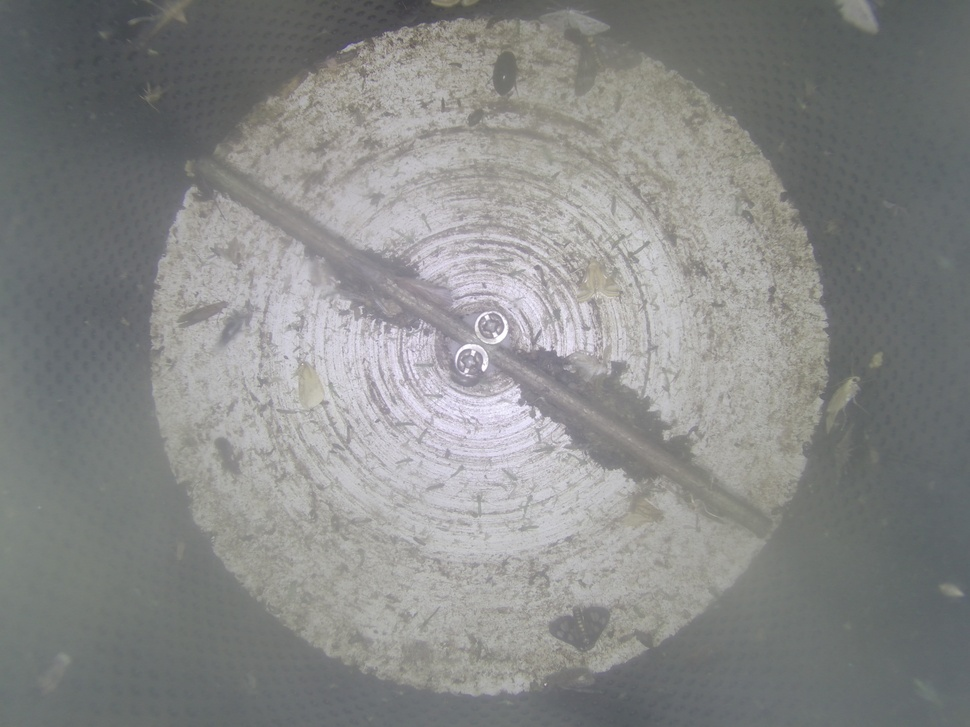
#> input picture huai/b1.jpg, 970 x 727 px, shrunk from 4000 x 3000 before the run; its folder holds only this picture in this run
$ python is_white.py
#> lines starting #> are read from the running program, lines starting #| are printed output that depends on the picture; long printed decimals are rounded
import os
import cv2


def is_image_white(image_path, saturation_threshold=20, brightness_threshold=120):
    # 读取图像
#> called with image_path = 'huai/b1.jpg', saturation_threshold = 20, brightness_threshold = 120
    image = cv2.imread(image_path)
#> image is the input picture: shape (727, 970, 3); mean B, G, R 135.7, 136.7, 135.6

    # 将图像转换为灰度图像
    gray_image = cv2.cvtColor(image, cv2.COLOR_BGR2GRAY)

    # 计算图像的平均亮度
    mean_brightness = gray_image.mean()
#> mean_brightness = 136.3
    print(f'mean_brightness: {mean_brightness}')
#| mean_brightness: 136.287

    # 将图像转换为HSV颜色空间
    hsv_image = cv2.cvtColor(image, cv2.COLOR_BGR2HSV)
#> hsv_image: shape (727, 970, 3); mean H, S, V 71.7, 11.7, 138.8

    # 分离H、S、V通道
    h, s, v = cv2.split(hsv_image)
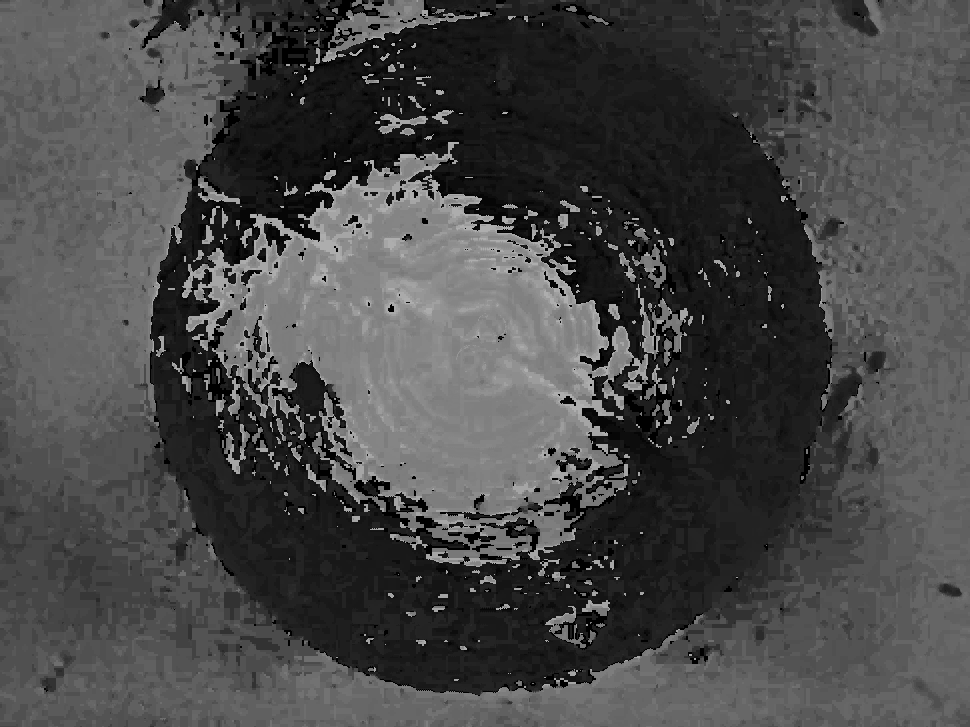
#> h: shape (727, 970); min 0, max 177, mean 71.7
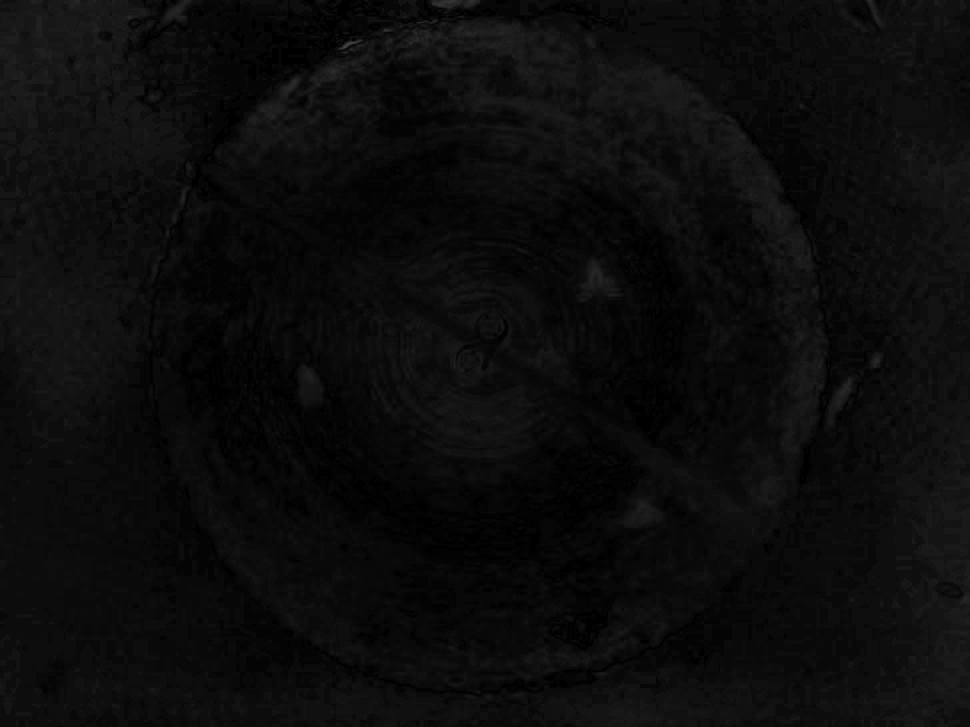
#> s: shape (727, 970); min 0, max 75, mean 11.7

    # 计算图像的平均饱和度
    mean_saturation = s.mean()
#> mean_saturation = 11.71
    print(f'mean_saturation: {mean_saturation}')
#| mean_saturation: 11.712

    # 判断图像是否偏白
    if mean_brightness > brightness_threshold and saturation_threshold > mean_saturation:
        return True
    else:
        return False

if __name__ == "__main__":
    image_path = "huai"  # 图像路径
    img_list = os.listdir(image_path)
    for i in range(len(img_list)):
        img_single = os.path.join(image_path, img_list[i])
        print(img_list[i])

        is_white = is_image_white(img_single)
        if is_white:
            print("图像由于摄像头起雾而导致画面部分偏白")
        else:
            print("图像未受摄像头起雾影响，画面正常")

$ run again, on huai/b13.jpg
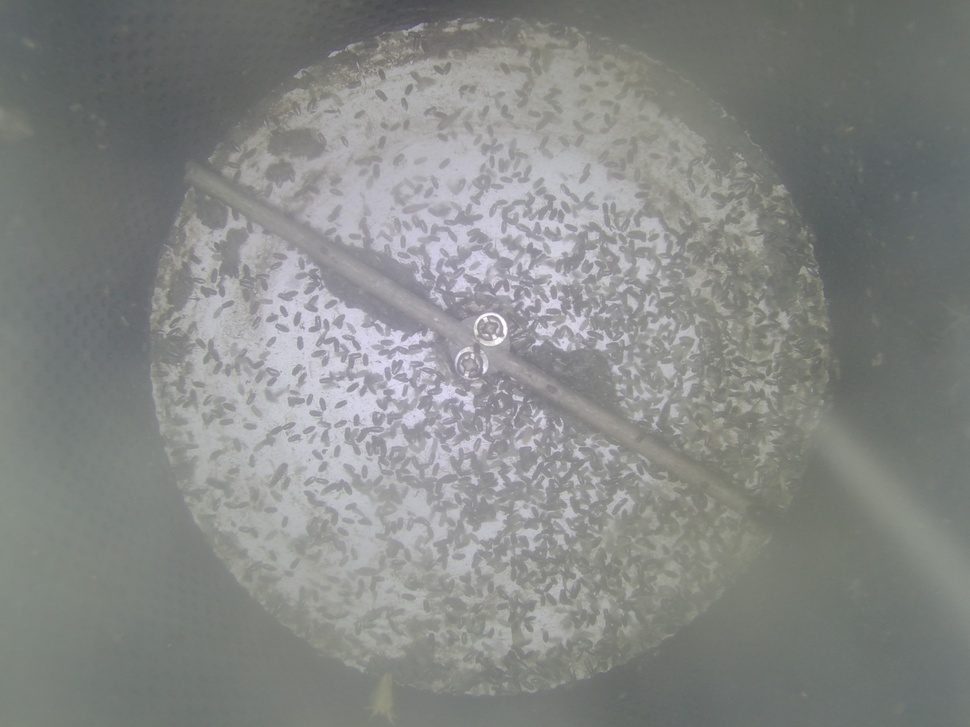
#> input picture huai/b13.jpg, 970 x 727 px, shrunk from 4000 x 3000 before the run
#> in is_image_white, image is the input picture: shape (727, 970, 3); mean B, G, R 133.7, 135.7, 133.6
#> mean_brightness = 134.9
#| mean_brightness: 134.890
#> hsv_image: shape (727, 970, 3); mean H, S, V 68.2, 11.2, 137.3
#> in is_image_white, `h, s, v = cv2.split(hsv_image)`:
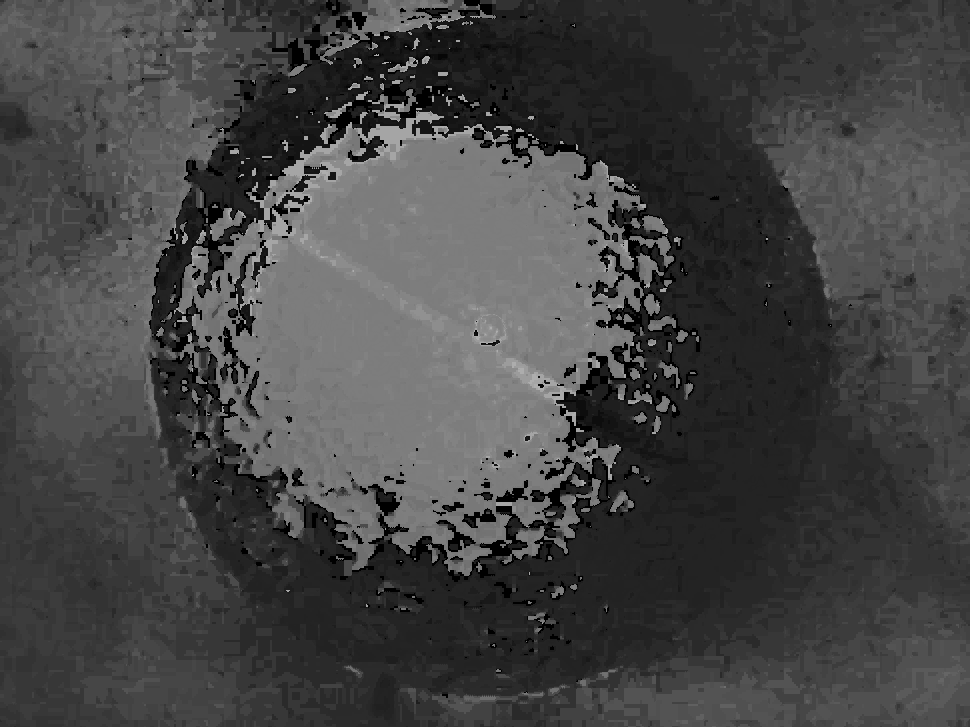
#> h: shape (727, 970); min 0, max 173, mean 68.2
#> mean_saturation = 11.25
#| mean_saturation: 11.248

$ run again, on huai/b15.jpg
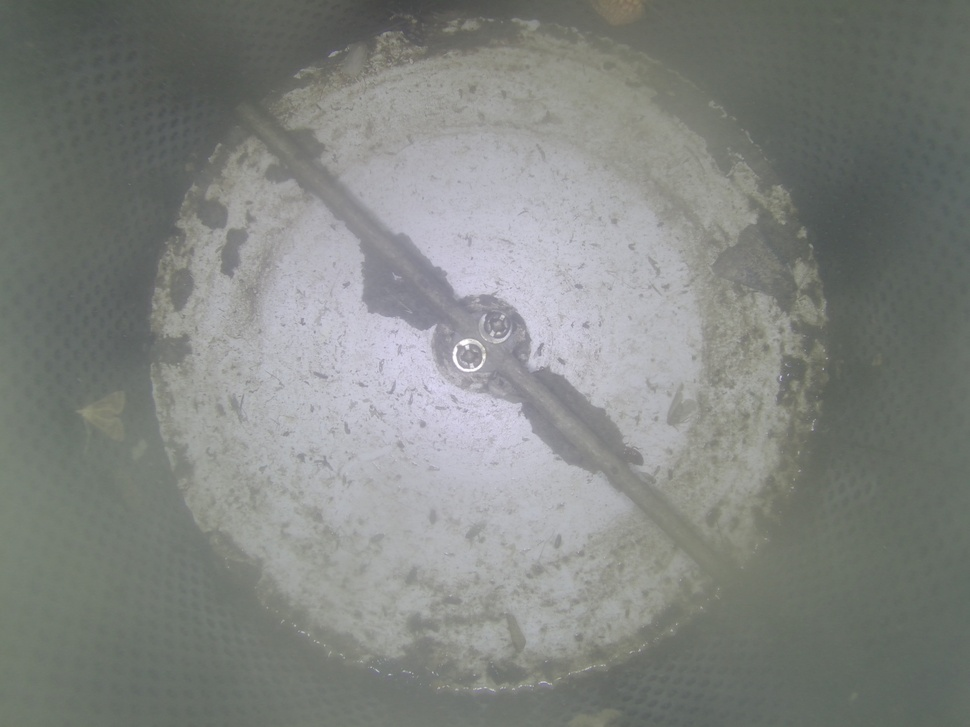
#> input picture huai/b15.jpg, 970 x 727 px, shrunk from 4000 x 3000 before the run
#> in is_image_white, image is the input picture: shape (727, 970, 3); mean B, G, R 129.1, 132.6, 129.5
#> mean_brightness = 131.3
#| mean_brightness: 131.261
#> hsv_image: shape (727, 970, 3); mean H, S, V 64.2, 14, 134.2
#> in is_image_white, `h, s, v = cv2.split(hsv_image)`:
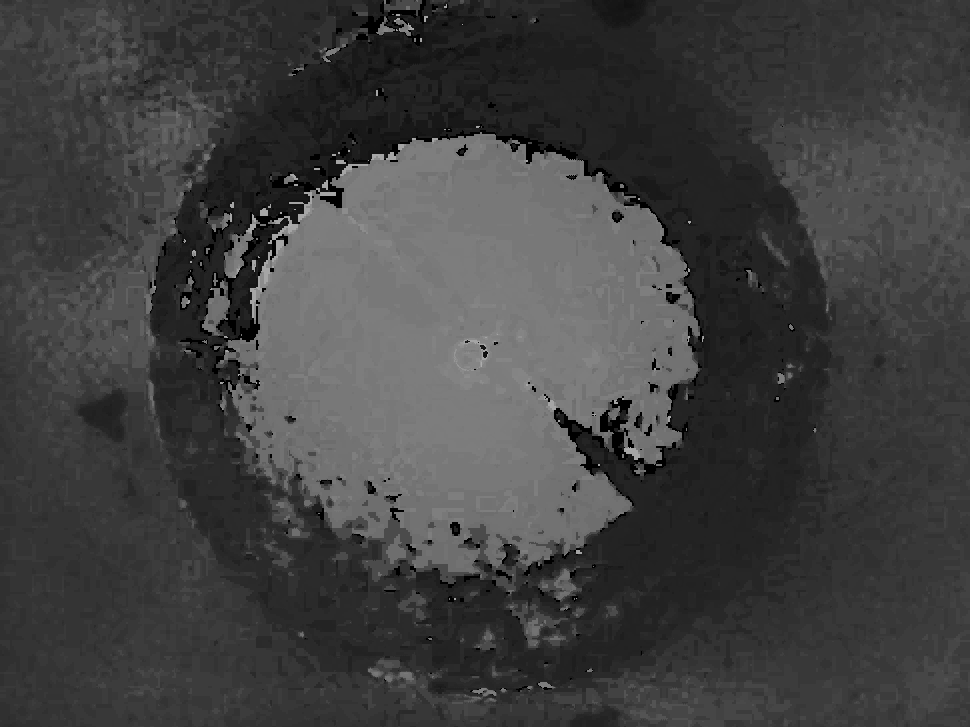
#> h: shape (727, 970); min 0, max 173, mean 64.2
#> mean_saturation = 14.04
#| mean_saturation: 14.040

$ run again, on huai/b10.jpg
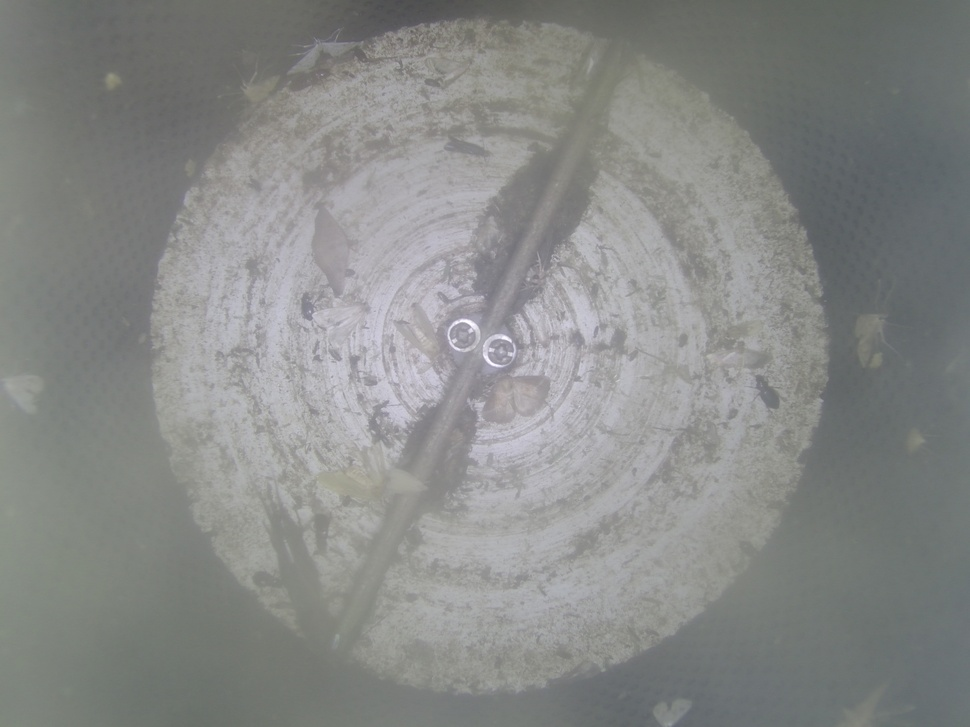
#> input picture huai/b10.jpg, 970 x 727 px, shrunk from 4000 x 3000 before the run
#> in is_image_white, image is the input picture: shape (727, 970, 3); mean B, G, R 135.5, 137.2, 135.4
#> mean_brightness = 136.5
#| mean_brightness: 136.456
#> hsv_image: shape (727, 970, 3); mean H, S, V 66.4, 9.9, 138.5
#> in is_image_white, `h, s, v = cv2.split(hsv_image)`:
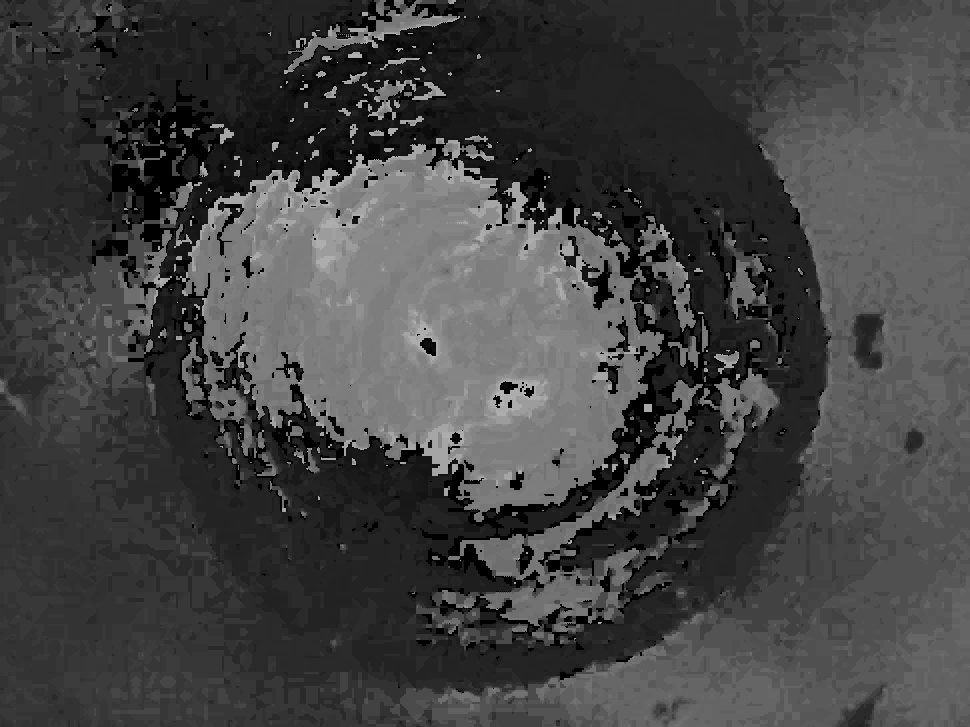
#> h: shape (727, 970); min 0, max 177, mean 66.4
#> in is_image_white, `h, s, v = cv2.split(hsv_image)`:
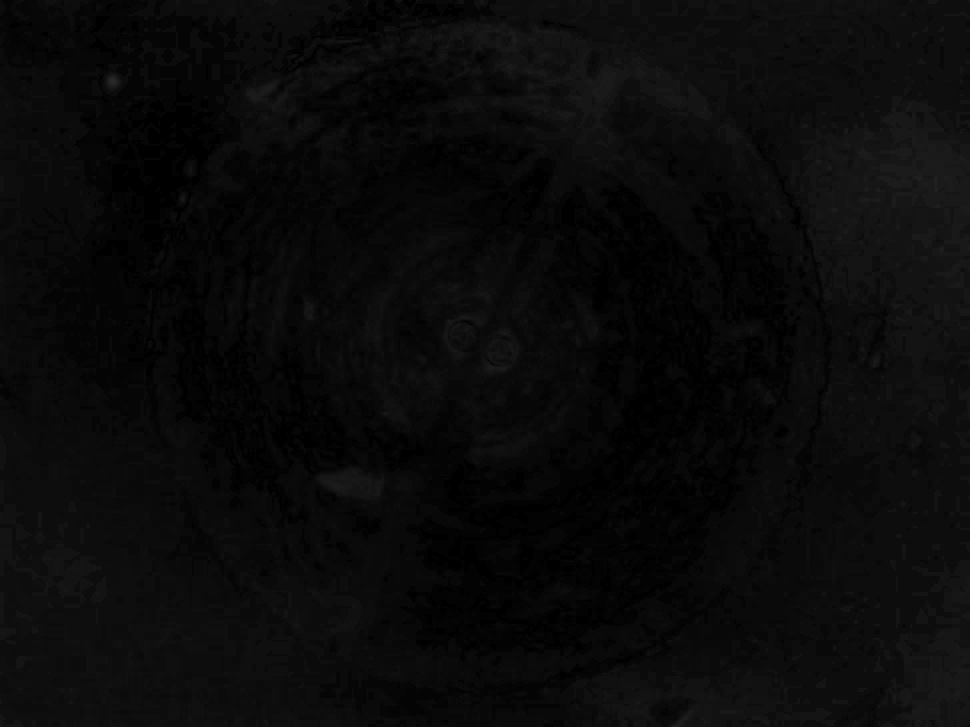
#> s: shape (727, 970); min 0, max 42, mean 9.9
#> mean_saturation = 9.86
#| mean_saturation: 9.859
